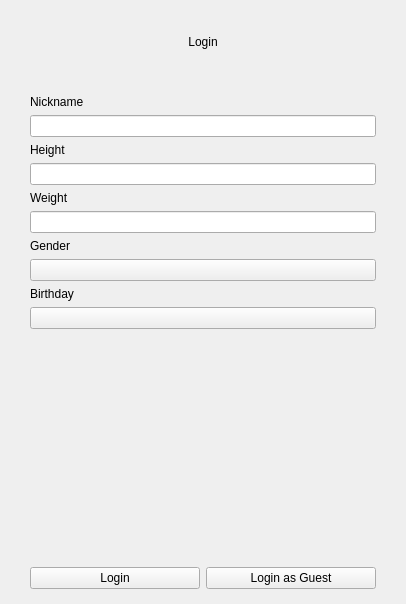
<?xml version="1.0" encoding="UTF-8"?>
<ui version="4.0">
 <class>LoginInterface</class>
 <widget class="QWidget" name="LoginInterface">
  <property name="geometry">
   <rect>
    <x>0</x>
    <y>0</y>
    <width>406</width>
    <height>604</height>
   </rect>
  </property>
  <property name="windowTitle">
   <string>Form</string>
  </property>
  <layout class="QVBoxLayout" name="verticalLayout">
   <property name="leftMargin">
    <number>30</number>
   </property>
   <property name="topMargin">
    <number>35</number>
   </property>
   <property name="rightMargin">
    <number>30</number>
   </property>
   <property name="bottomMargin">
    <number>15</number>
   </property>
   <item>
    <widget class="LargeTitleLabel" name="LargeTitleLabel">
     <property name="text">
      <string>Login</string>
     </property>
     <property name="alignment">
      <set>Qt::AlignCenter</set>
     </property>
    </widget>
   </item>
   <item>
    <spacer name="verticalSpacer_2">
     <property name="orientation">
      <enum>Qt::Vertical</enum>
     </property>
     <property name="sizeType">
      <enum>QSizePolicy::Fixed</enum>
     </property>
     <property name="sizeHint" stdset="0">
      <size>
       <width>20</width>
       <height>40</height>
      </size>
     </property>
    </spacer>
   </item>
   <item>
    <widget class="BodyLabel" name="BodyLabel">
     <property name="text">
      <string>Nickname</string>
     </property>
    </widget>
   </item>
   <item>
    <widget class="LineEdit" name="nameEdit">
     <property name="text">
      <string/>
     </property>
     <property name="frame">
      <bool>true</bool>
     </property>
     <property name="placeholderText">
      <string/>
     </property>
     <property name="transparent" stdset="0">
      <bool>true</bool>
     </property>
    </widget>
   </item>
   <item>
    <widget class="BodyLabel" name="BodyLabel_2">
     <property name="text">
      <string>Height</string>
     </property>
    </widget>
   </item>
   <item>
    <widget class="LineEdit" name="heightEdit"/>
   </item>
   <item>
    <widget class="BodyLabel" name="BodyLabel_3">
     <property name="text">
      <string>Weight</string>
     </property>
    </widget>
   </item>
   <item>
    <widget class="LineEdit" name="weightEdit"/>
   </item>
   <item>
    <widget class="BodyLabel" name="BodyLabel_5">
     <property name="text">
      <string>Gender</string>
     </property>
    </widget>
   </item>
   <item>
    <widget class="ComboBox" name="genderComboBox">
     <property name="text">
      <string/>
     </property>
    </widget>
   </item>
   <item>
    <widget class="BodyLabel" name="BodyLabel_4">
     <property name="text">
      <string>Birthday</string>
     </property>
    </widget>
   </item>
   <item>
    <widget class="CalendarPicker" name="birthdayCalendarPicker"/>
   </item>
   <item>
    <spacer name="verticalSpacer">
     <property name="orientation">
      <enum>Qt::Vertical</enum>
     </property>
     <property name="sizeHint" stdset="0">
      <size>
       <width>20</width>
       <height>50</height>
      </size>
     </property>
    </spacer>
   </item>
   <item>
    <layout class="QHBoxLayout" name="horizontalLayout">
     <item>
      <widget class="PrimaryPushButton" name="loginButton">
       <property name="text">
        <string>Login</string>
       </property>
      </widget>
     </item>
     <item>
      <widget class="PrimaryPushButton" name="guestButton">
       <property name="text">
        <string>Login as Guest</string>
       </property>
      </widget>
     </item>
    </layout>
   </item>
  </layout>
 </widget>
 <customwidgets>
  <customwidget>
   <class>ComboBox</class>
   <extends>QPushButton</extends>
   <header>qfluentwidgets</header>
  </customwidget>
  <customwidget>
   <class>PushButton</class>
   <extends>QPushButton</extends>
   <header>qfluentwidgets</header>
  </customwidget>
  <customwidget>
   <class>PrimaryPushButton</class>
   <extends>PushButton</extends>
   <header>qfluentwidgets</header>
  </customwidget>
  <customwidget>
   <class>CalendarPicker</class>
   <extends>QPushButton</extends>
   <header>qfluentwidgets</header>
  </customwidget>
  <customwidget>
   <class>BodyLabel</class>
   <extends>QLabel</extends>
   <header>qfluentwidgets</header>
  </customwidget>
  <customwidget>
   <class>LargeTitleLabel</class>
   <extends>QLabel</extends>
   <header>qfluentwidgets</header>
  </customwidget>
  <customwidget>
   <class>LineEdit</class>
   <extends>QLineEdit</extends>
   <header>qfluentwidgets</header>
  </customwidget>
 </customwidgets>
 <resources/>
 <connections/>
</ui>
